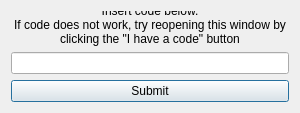
<?xml version="1.0" encoding="UTF-8"?>
<ui version="4.0">
 <class>AccountCode</class>
 <widget class="QDialog" name="AccountCode">
  <property name="geometry">
   <rect>
    <x>0</x>
    <y>0</y>
    <width>300</width>
    <height>113</height>
   </rect>
  </property>
  <property name="windowTitle">
   <string>Code Confirmation</string>
  </property>
  <property name="layoutDirection">
   <enum>Qt::LayoutDirection::LeftToRight</enum>
  </property>
  <layout class="QVBoxLayout" name="verticalLayout">
   <item>
    <widget class="QLabel" name="label">
     <property name="acceptDrops">
      <bool>false</bool>
     </property>
     <property name="layoutDirection">
      <enum>Qt::LayoutDirection::LeftToRight</enum>
     </property>
     <property name="inputMethodHints">
      <set>Qt::InputMethodHint::ImhNone</set>
     </property>
     <property name="text">
      <string>Insert code below.
If code does not work, try reopening this window by clicking the &quot;I have a code&quot; button</string>
     </property>
     <property name="textFormat">
      <enum>Qt::TextFormat::AutoText</enum>
     </property>
     <property name="scaledContents">
      <bool>false</bool>
     </property>
     <property name="alignment">
      <set>Qt::AlignmentFlag::AlignBottom|Qt::AlignmentFlag::AlignHCenter</set>
     </property>
     <property name="wordWrap">
      <bool>true</bool>
     </property>
    </widget>
   </item>
   <item>
    <widget class="QLineEdit" name="lineEdit_code"/>
   </item>
   <item>
    <widget class="QPushButton" name="pushButton_submitCode">
     <property name="text">
      <string>Submit</string>
     </property>
    </widget>
   </item>
  </layout>
 </widget>
 <resources/>
 <connections/>
</ui>
